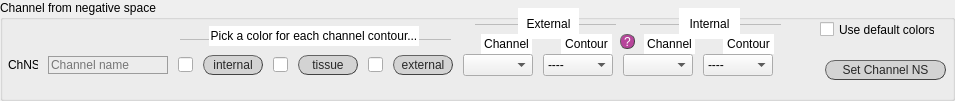
     <widget class="QGroupBox" name="set_chNS">
      <property name="enabled">
       <bool>true</bool>
      </property>
      <property name="geometry">
       <rect>
        <x>10</x>
        <y>260</y>
        <width>955</width>
        <height>101</height>
       </rect>
      </property>
      <property name="styleSheet">
       <string notr="true">QGroupBox#set_chNS{font: 25 italic 10pt &quot;Calibri Light&quot;;}

</string>
      </property>
      <property name="title">
       <string>Channel from negative space</string>
      </property>
      <widget class="Line" name="line_7">
       <property name="geometry">
        <rect>
         <x>180</x>
         <y>29</y>
         <width>271</width>
         <height>20</height>
        </rect>
       </property>
       <property name="styleSheet">
        <string notr="true">color:rgb(188, 188, 188)</string>
       </property>
       <property name="frameShadow">
        <enum>QFrame::Plain</enum>
       </property>
       <property name="midLineWidth">
        <number>2</number>
       </property>
       <property name="orientation">
        <enum>Qt::Horizontal</enum>
       </property>
      </widget>
      <widget class="QWidget" name="horizontalLayoutWidget_2">
       <property name="geometry">
        <rect>
         <x>8</x>
         <y>54</y>
         <width>791</width>
         <height>31</height>
        </rect>
       </property>
       <layout class="QHBoxLayout" name="horizontalLayout_4">
        <property name="spacing">
         <number>10</number>
        </property>
        <property name="sizeConstraint">
         <enum>QLayout::SetFixedSize</enum>
        </property>
        <item>
         <widget class="QLabel" name="label_31">
          <property name="enabled">
           <bool>true</bool>
          </property>
          <property name="sizePolicy">
           <sizepolicy hsizetype="Fixed" vsizetype="Fixed">
            <horstretch>0</horstretch>
            <verstretch>0</verstretch>
           </sizepolicy>
          </property>
          <property name="minimumSize">
           <size>
            <width>30</width>
            <height>18</height>
           </size>
          </property>
          <property name="maximumSize">
           <size>
            <width>30</width>
            <height>18</height>
           </size>
          </property>
          <property name="styleSheet">
           <string notr="true">font: 25 10pt &quot;Calibri Light&quot;;</string>
          </property>
          <property name="text">
           <string>ChNS</string>
          </property>
         </widget>
        </item>
        <item>
         <widget class="QLineEdit" name="chNS_username">
          <property name="enabled">
           <bool>true</bool>
          </property>
          <property name="sizePolicy">
           <sizepolicy hsizetype="Fixed" vsizetype="Fixed">
            <horstretch>0</horstretch>
            <verstretch>0</verstretch>
           </sizepolicy>
          </property>
          <property name="minimumSize">
           <size>
            <width>120</width>
            <height>18</height>
           </size>
          </property>
          <property name="maximumSize">
           <size>
            <width>120</width>
            <height>16777215</height>
           </size>
          </property>
          <property name="styleSheet">
           <string notr="true">QLineEdit {background-color: rgba(0,0,0,0);
border: 1px solid rgb(156, 156, 156);
font: 25 10pt &quot;Calibri Light&quot;;
font-family: &quot;Calibri Light&quot;;
}
QLineEdit:focus { border: 1px solid #eb6fbd;}
					</string>
          </property>
          <property name="text">
           <string/>
          </property>
          <property name="placeholderText">
           <string>Channel name</string>
          </property>
         </widget>
        </item>
        <item>
         <widget class="QLineEdit" name="fillcolor_chNS_int">
          <property name="enabled">
           <bool>true</bool>
          </property>
          <property name="sizePolicy">
           <sizepolicy hsizetype="Fixed" vsizetype="Fixed">
            <horstretch>0</horstretch>
            <verstretch>0</verstretch>
           </sizepolicy>
          </property>
          <property name="minimumSize">
           <size>
            <width>15</width>
            <height>15</height>
           </size>
          </property>
          <property name="maximumSize">
           <size>
            <width>15</width>
            <height>15</height>
           </size>
          </property>
          <property name="styleSheet">
           <string notr="true">border-color: rgb(0, 0, 0);</string>
          </property>
         </widget>
        </item>
        <item>
         <widget class="QPushButton" name="fillcolor_chNS_int_btn">
          <property name="enabled">
           <bool>true</bool>
          </property>
          <property name="sizePolicy">
           <sizepolicy hsizetype="Fixed" vsizetype="Fixed">
            <horstretch>0</horstretch>
            <verstretch>0</verstretch>
           </sizepolicy>
          </property>
          <property name="minimumSize">
           <size>
            <width>60</width>
            <height>20</height>
           </size>
          </property>
          <property name="maximumSize">
           <size>
            <width>60</width>
            <height>20</height>
           </size>
          </property>
          <property name="styleSheet">
           <string notr="true">QPushButton{border-radius:10px;
border-width: 1px;
border-style: outset;
border-color: rgb(66, 66, 66);
background-color: rgb(211, 211, 211);
color: rgb(39, 39, 39);
font: 10pt &quot;Calibri Light&quot;;}

QPushButton:hover{
background-color: #eb6fbd;
border-color: #672146
}

QPushButton:disabled{
background-color: rgb(212, 212, 212);
border-color: rgb(66, 66, 66);
color: rgb(150, 150, 150);
}</string>
          </property>
          <property name="text">
           <string>internal</string>
          </property>
         </widget>
        </item>
        <item>
         <widget class="QLineEdit" name="fillcolor_chNS_tiss">
          <property name="enabled">
           <bool>true</bool>
          </property>
          <property name="sizePolicy">
           <sizepolicy hsizetype="Fixed" vsizetype="Fixed">
            <horstretch>0</horstretch>
            <verstretch>0</verstretch>
           </sizepolicy>
          </property>
          <property name="minimumSize">
           <size>
            <width>15</width>
            <height>15</height>
           </size>
          </property>
          <property name="maximumSize">
           <size>
            <width>15</width>
            <height>15</height>
           </size>
          </property>
          <property name="styleSheet">
           <string notr="true">border-color: rgb(0, 0, 0);</string>
          </property>
         </widget>
        </item>
        <item>
         <widget class="QPushButton" name="fillcolor_chNS_tiss_btn">
          <property name="enabled">
           <bool>true</bool>
          </property>
          <property name="sizePolicy">
           <sizepolicy hsizetype="Fixed" vsizetype="Fixed">
            <horstretch>0</horstretch>
            <verstretch>0</verstretch>
           </sizepolicy>
          </property>
          <property name="minimumSize">
           <size>
            <width>60</width>
            <height>20</height>
           </size>
          </property>
          <property name="maximumSize">
           <size>
            <width>60</width>
            <height>20</height>
           </size>
          </property>
          <property name="styleSheet">
           <string notr="true">QPushButton{border-radius:10px;
border-width: 1px;
border-style: outset;
border-color: rgb(66, 66, 66);
background-color: rgb(211, 211, 211);
color: rgb(39, 39, 39);
font: 10pt &quot;Calibri Light&quot;;}

QPushButton:hover{
background-color: #eb6fbd;
border-color: #672146
}

QPushButton:disabled{
background-color: rgb(212, 212, 212);
border-color: rgb(66, 66, 66);
color: rgb(150, 150, 150);
}</string>
          </property>
          <property name="text">
           <string>tissue</string>
          </property>
         </widget>
        </item>
        <item>
         <widget class="QLineEdit" name="fillcolor_chNS_ext">
          <property name="enabled">
           <bool>true</bool>
          </property>
          <property name="sizePolicy">
           <sizepolicy hsizetype="Fixed" vsizetype="Fixed">
            <horstretch>0</horstretch>
            <verstretch>0</verstretch>
           </sizepolicy>
          </property>
          <property name="minimumSize">
           <size>
            <width>15</width>
            <height>15</height>
           </size>
          </property>
          <property name="maximumSize">
           <size>
            <width>15</width>
            <height>15</height>
           </size>
          </property>
          <property name="styleSheet">
           <string notr="true">border-color: rgb(0, 0, 0);</string>
          </property>
         </widget>
        </item>
        <item>
         <widget class="QPushButton" name="fillcolor_chNS_ext_btn">
          <property name="enabled">
           <bool>true</bool>
          </property>
          <property name="sizePolicy">
           <sizepolicy hsizetype="Fixed" vsizetype="Fixed">
            <horstretch>0</horstretch>
            <verstretch>0</verstretch>
           </sizepolicy>
          </property>
          <property name="minimumSize">
           <size>
            <width>60</width>
            <height>20</height>
           </size>
          </property>
          <property name="maximumSize">
           <size>
            <width>60</width>
            <height>20</height>
           </size>
          </property>
          <property name="styleSheet">
           <string notr="true">QPushButton{border-radius:10px;
border-width: 1px;
border-style: outset;
border-color: rgb(66, 66, 66);
background-color: rgb(211, 211, 211);
color: rgb(39, 39, 39);
font: 10pt &quot;Calibri Light&quot;;}

QPushButton:hover{
background-color: #eb6fbd;
border-color: #672146
}

QPushButton:disabled{
background-color: rgb(212, 212, 212);
border-color: rgb(66, 66, 66);
color: rgb(150, 150, 150);
}</string>
          </property>
          <property name="text">
           <string>external</string>
          </property>
         </widget>
        </item>
        <item>
         <widget class="QComboBox" name="ext_chNS">
          <property name="enabled">
           <bool>true</bool>
          </property>
          <property name="sizePolicy">
           <sizepolicy hsizetype="Fixed" vsizetype="Fixed">
            <horstretch>0</horstretch>
            <verstretch>0</verstretch>
           </sizepolicy>
          </property>
          <property name="minimumSize">
           <size>
            <width>70</width>
            <height>0</height>
           </size>
          </property>
          <property name="maximumSize">
           <size>
            <width>70</width>
            <height>16777215</height>
           </size>
          </property>
          <property name="styleSheet">
           <string notr="true">font: 25 10pt &quot;Calibri Light&quot;;</string>
          </property>
         </widget>
        </item>
        <item>
         <widget class="QComboBox" name="ext_contNS">
          <property name="enabled">
           <bool>true</bool>
          </property>
          <property name="sizePolicy">
           <sizepolicy hsizetype="Fixed" vsizetype="Fixed">
            <horstretch>0</horstretch>
            <verstretch>0</verstretch>
           </sizepolicy>
          </property>
          <property name="minimumSize">
           <size>
            <width>70</width>
            <height>0</height>
           </size>
          </property>
          <property name="maximumSize">
           <size>
            <width>70</width>
            <height>16777215</height>
           </size>
          </property>
          <property name="styleSheet">
           <string notr="true">font: 25 10pt &quot;Calibri Light&quot;;</string>
          </property>
          <item>
           <property name="text">
            <string>----</string>
           </property>
          </item>
          <item>
           <property name="text">
            <string>internal</string>
           </property>
          </item>
          <item>
           <property name="text">
            <string>external</string>
           </property>
          </item>
         </widget>
        </item>
        <item>
         <widget class="QComboBox" name="int_chNS">
          <property name="enabled">
           <bool>true</bool>
          </property>
          <property name="sizePolicy">
           <sizepolicy hsizetype="Fixed" vsizetype="Fixed">
            <horstretch>0</horstretch>
            <verstretch>0</verstretch>
           </sizepolicy>
          </property>
          <property name="minimumSize">
           <size>
            <width>70</width>
            <height>0</height>
           </size>
          </property>
          <property name="maximumSize">
           <size>
            <width>70</width>
            <height>16777215</height>
           </size>
          </property>
          <property name="styleSheet">
           <string notr="true">font: 25 10pt &quot;Calibri Light&quot;;</string>
          </property>
         </widget>
        </item>
        <item>
         <widget class="QComboBox" name="int_contNS">
          <property name="enabled">
           <bool>true</bool>
          </property>
          <property name="sizePolicy">
           <sizepolicy hsizetype="Fixed" vsizetype="Fixed">
            <horstretch>0</horstretch>
            <verstretch>0</verstretch>
           </sizepolicy>
          </property>
          <property name="minimumSize">
           <size>
            <width>70</width>
            <height>0</height>
           </size>
          </property>
          <property name="maximumSize">
           <size>
            <width>70</width>
            <height>16777215</height>
           </size>
          </property>
          <property name="styleSheet">
           <string notr="true">font: 25 10pt &quot;Calibri Light&quot;;</string>
          </property>
          <item>
           <property name="text">
            <string>----</string>
           </property>
          </item>
          <item>
           <property name="text">
            <string>internal</string>
           </property>
          </item>
          <item>
           <property name="text">
            <string>external</string>
           </property>
          </item>
         </widget>
        </item>
       </layout>
      </widget>
      <widget class="QLabel" name="lab_no_ch_4">
       <property name="geometry">
        <rect>
         <x>209</x>
         <y>26</y>
         <width>210</width>
         <height>20</height>
        </rect>
       </property>
       <property name="styleSheet">
        <string notr="true">font: 25 10pt &quot;Calibri Light&quot;;
background-color: rgb(255, 255, 255);</string>
       </property>
       <property name="text">
        <string>Pick a color for each channel contour...</string>
       </property>
       <property name="alignment">
        <set>Qt::AlignCenter</set>
       </property>
      </widget>
      <widget class="QLabel" name="lab_no_ch_5">
       <property name="geometry">
        <rect>
         <x>518</x>
         <y>8</y>
         <width>61</width>
         <height>31</height>
        </rect>
       </property>
       <property name="styleSheet">
        <string notr="true">font: 25 10pt &quot;Calibri Light&quot;;
background-color: rgb(255, 255, 255);</string>
       </property>
       <property name="text">
        <string>External</string>
       </property>
       <property name="alignment">
        <set>Qt::AlignCenter</set>
       </property>
      </widget>
      <widget class="QLabel" name="lab_no_ch_6">
       <property name="geometry">
        <rect>
         <x>644</x>
         <y>34</y>
         <width>51</width>
         <height>20</height>
        </rect>
       </property>
       <property name="styleSheet">
        <string notr="true">font: 25 10pt &quot;Calibri Light&quot;;
background-color: rgb(255, 255, 255);</string>
       </property>
       <property name="text">
        <string>Channel</string>
       </property>
       <property name="alignment">
        <set>Qt::AlignCenter</set>
       </property>
      </widget>
      <widget class="QPushButton" name="q_segm_2">
       <property name="geometry">
        <rect>
         <x>620</x>
         <y>34</y>
         <width>15</width>
         <height>15</height>
        </rect>
       </property>
       <property name="styleSheet">
        <string notr="true">QPushButton{border-radius:7px;
border-width: 1px;
border-style: outset;
border-color: rgb(66, 66, 66);
background-color: rgba(162, 0, 122,180);
color: rgb(255, 255, 255);
font: 9pt &quot;Calibri Light&quot;;}

QPushButton:hover{
background-color: rgb(0, 0, 0);
border-color: #672146
}</string>
       </property>
       <property name="text">
        <string>?</string>
       </property>
      </widget>
      <widget class="QLabel" name="lab_no_ch_17">
       <property name="geometry">
        <rect>
         <x>723</x>
         <y>34</y>
         <width>51</width>
         <height>20</height>
        </rect>
       </property>
       <property name="styleSheet">
        <string notr="true">font: 25 10pt &quot;Calibri Light&quot;;
background-color: rgb(255, 255, 255);</string>
       </property>
       <property name="text">
        <string>Contour</string>
       </property>
       <property name="alignment">
        <set>Qt::AlignCenter</set>
       </property>
      </widget>
      <widget class="QLabel" name="lab_no_ch_18">
       <property name="geometry">
        <rect>
         <x>561</x>
         <y>34</y>
         <width>51</width>
         <height>20</height>
        </rect>
       </property>
       <property name="styleSheet">
        <string notr="true">font: 25 10pt &quot;Calibri Light&quot;;
background-color: rgb(255, 255, 255);</string>
       </property>
       <property name="text">
        <string>Contour</string>
       </property>
       <property name="alignment">
        <set>Qt::AlignCenter</set>
       </property>
      </widget>
      <widget class="QLabel" name="lab_no_ch_19">
       <property name="geometry">
        <rect>
         <x>481</x>
         <y>34</y>
         <width>51</width>
         <height>20</height>
        </rect>
       </property>
       <property name="styleSheet">
        <string notr="true">font: 25 10pt &quot;Calibri Light&quot;;
background-color: rgb(255, 255, 255);</string>
       </property>
       <property name="text">
        <string>Channel</string>
       </property>
       <property name="alignment">
        <set>Qt::AlignCenter</set>
       </property>
      </widget>
      <widget class="Line" name="line_8">
       <property name="geometry">
        <rect>
         <x>475</x>
         <y>14</y>
         <width>141</width>
         <height>20</height>
        </rect>
       </property>
       <property name="styleSheet">
        <string notr="true">color:rgb(188, 188, 188)</string>
       </property>
       <property name="frameShadow">
        <enum>QFrame::Plain</enum>
       </property>
       <property name="midLineWidth">
        <number>2</number>
       </property>
       <property name="orientation">
        <enum>Qt::Horizontal</enum>
       </property>
      </widget>
      <widget class="Line" name="line_9">
       <property name="geometry">
        <rect>
         <x>640</x>
         <y>14</y>
         <width>141</width>
         <height>20</height>
        </rect>
       </property>
       <property name="styleSheet">
        <string notr="true">color:rgb(188, 188, 188)</string>
       </property>
       <property name="frameShadow">
        <enum>QFrame::Plain</enum>
       </property>
       <property name="midLineWidth">
        <number>2</number>
       </property>
       <property name="orientation">
        <enum>Qt::Horizontal</enum>
       </property>
      </widget>
      <widget class="QLabel" name="lab_no_ch_20">
       <property name="geometry">
        <rect>
         <x>679</x>
         <y>8</y>
         <width>61</width>
         <height>31</height>
        </rect>
       </property>
       <property name="styleSheet">
        <string notr="true">font: 25 10pt &quot;Calibri Light&quot;;
background-color: rgb(255, 255, 255);</string>
       </property>
       <property name="text">
        <string>Internal</string>
       </property>
       <property name="alignment">
        <set>Qt::AlignCenter</set>
       </property>
      </widget>
      <widget class="QCheckBox" name="ck_def_colorsNS">
       <property name="geometry">
        <rect>
         <x>820</x>
         <y>20</y>
         <width>115</width>
         <height>19</height>
        </rect>
       </property>
       <property name="sizePolicy">
        <sizepolicy hsizetype="Fixed" vsizetype="Fixed">
         <horstretch>0</horstretch>
         <verstretch>0</verstretch>
        </sizepolicy>
       </property>
       <property name="minimumSize">
        <size>
         <width>95</width>
         <height>18</height>
        </size>
       </property>
       <property name="layoutDirection">
        <enum>Qt::LeftToRight</enum>
       </property>
       <property name="styleSheet">
        <string notr="true">font: 25 10pt &quot;Calibri Light&quot;;</string>
       </property>
       <property name="text">
        <string>Use default colors</string>
       </property>
      </widget>
      <widget class="QPushButton" name="button_set_chNS">
       <property name="geometry">
        <rect>
         <x>825</x>
         <y>60</y>
         <width>121</width>
         <height>20</height>
        </rect>
       </property>
       <property name="autoFillBackground">
        <bool>false</bool>
       </property>
       <property name="styleSheet">
        <string notr="true">QPushButton{border-radius:10px;
border-width: 1px;
border-style: outset;
border-color: rgb(66, 66, 66);
background-color: rgb(211, 211, 211);
color: rgb(39, 39, 39);
font: 10pt &quot;Calibri Light&quot;;}

QPushButton:hover{
background-color: #eb6fbd;
border-color: #672146
}</string>
       </property>
       <property name="text">
        <string>Set Channel NS</string>
       </property>
       <property name="checkable">
        <bool>true</bool>
       </property>
      </widget>
      <zorder>line_8</zorder>
      <zorder>line_7</zorder>
      <zorder>horizontalLayoutWidget_2</zorder>
      <zorder>lab_no_ch_4</zorder>
      <zorder>lab_no_ch_5</zorder>
      <zorder>lab_no_ch_6</zorder>
      <zorder>q_segm_2</zorder>
      <zorder>lab_no_ch_17</zorder>
      <zorder>lab_no_ch_18</zorder>
      <zorder>lab_no_ch_19</zorder>
      <zorder>line_9</zorder>
      <zorder>lab_no_ch_20</zorder>
      <zorder>ck_def_colorsNS</zorder>
      <zorder>button_set_chNS</zorder>
     </widget>
